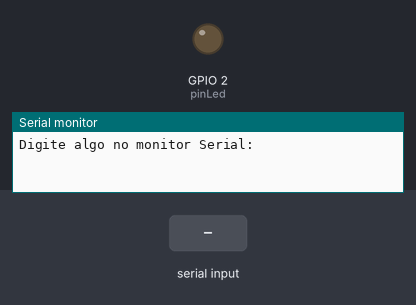
Bench run of a program on a simulated ESP32. Parts: output pins drawn as LEDs (lit = HIGH), the last lines printed to the serial monitor. Inputs (shaded band) come from the test bench.

Above: at 1.2 s.
1.3 s: "liga\n" received over Serial
At 2.5 s:
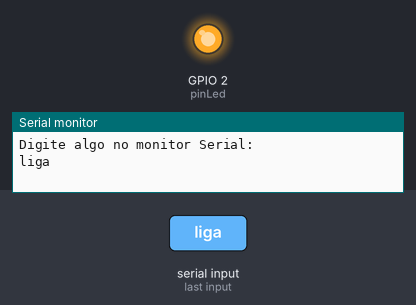
2.8 s: "desliga\n" received over Serial
At 3.9 s:
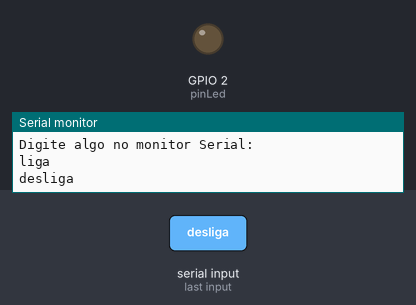
Timing chart, 0 to 5.8 s (numbered marks = the images above; inputs shaded):
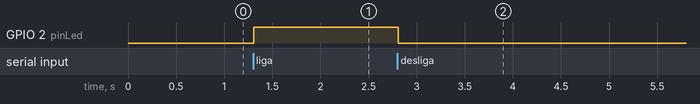

Measured:
- after the input at 1.3 s, GPIO 2 (pinLed): LOW → HIGH at once
- after the input at 2.8 s, GPIO 2 (pinLed): HIGH → LOW at once

The program:

main.cpp
```cpp
#include <Arduino.h>
#define pinLed 2


String palavra = "";

void setup() {
  Serial.begin(9600);
  Serial.println("Digite algo no monitor Serial: ");
  pinMode(pinLed, OUTPUT);
}

void loop() {
  if (Serial.available())
  {
    char caractere = Serial.read();

    if(caractere == '\n')
    {
      Serial.println(palavra);
      if (palavra.equals("liga"))
      {
        digitalWrite(pinLed, HIGH);
      }
      else if (palavra.equals("desliga"))
      {
        digitalWrite(pinLed, LOW);
      }

      else
      {
        Serial.println("Comando nao reconhecido");
      }

      palavra = "";

     }

      else if(caractere != '\r')
      {
      palavra += caractere;
      }

      // if (caractere == 'L')
      // {
      //   digitalWrite(pinLed, HIGH);
      //   Serial.printf("Led ligado");
      // }

      // else if (caractere == 'D')
      // {
      //   digitalWrite(pinLed, LOW);
      //   Serial.printf("Led desligado");
      // }

      // else
      // {
      //   Serial.println("Digite L ou D");
      //   Serial.printf("Voce digitou %c \n \r", caractere);
      // }

  }

}
```
